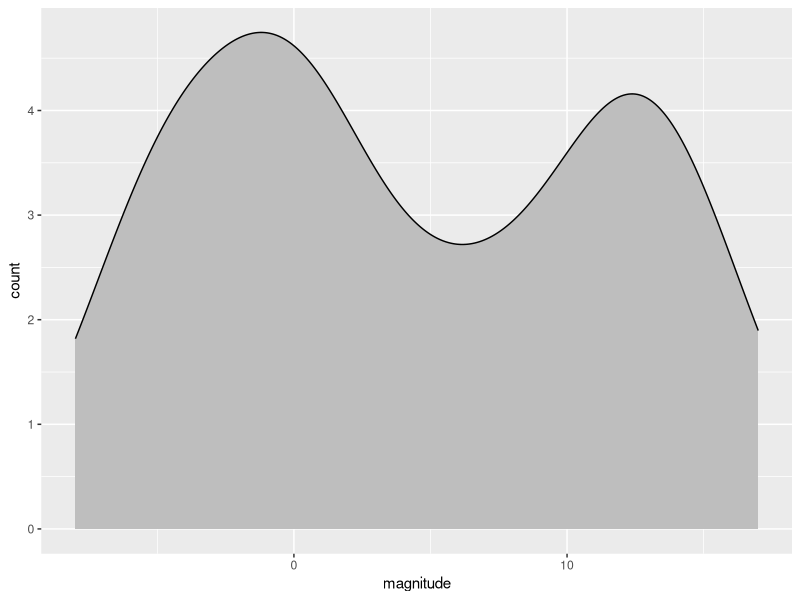
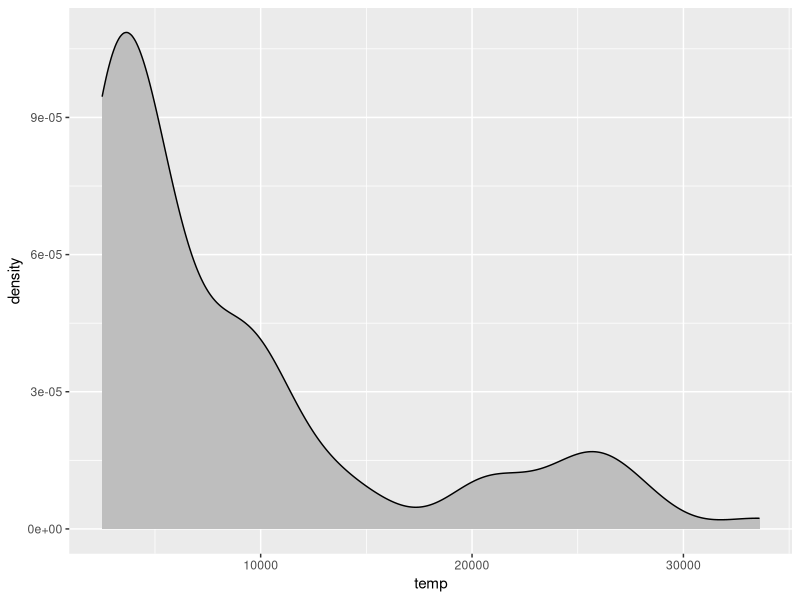
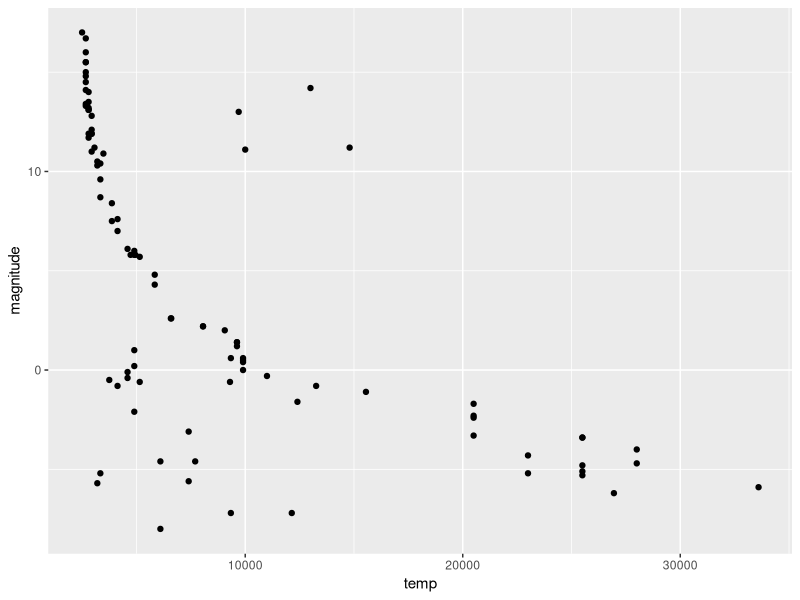
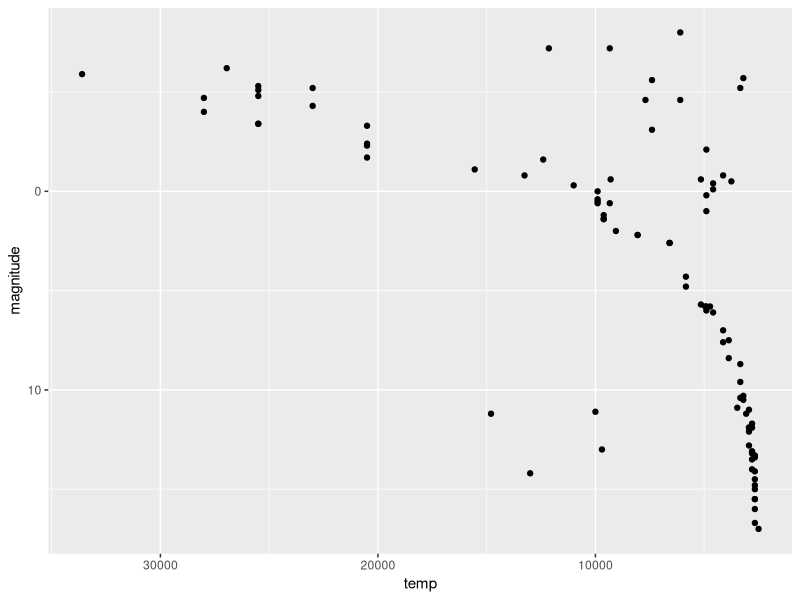

The R script that drew these images, in order: (Note: this script raises an error after producing the figures.)
library(tidyverse)
library(dslabs)

data(stars)
options(digits = 3)   # report 3 significant 

mean(stars$magnitude)
#4.26

sd(stars$magnitude)
#7.35

# distribution of magnitude
stars %>%
  ggplot(aes(magnitude,y=..count..)) +
  geom_density(fill="grey")

#distribution of temperature
stars %>%
  ggplot(aes(temp)) +
  geom_density(fill="grey")

# scatter plot of temperature (X) and magnitude (Y)

stars %>%
  ggplot(aes(temp,magnitude)) +
  geom_point()

# scatter plot of temperature (X) and magnitude (Y) with flipped axis

stars %>%
  ggplot(aes(temp,magnitude)) +
  geom_point() +
  scale_y_reverse() +
  scale_x_continuous(trans = "log10") +
  scale_x_reverse()



# The least lumninous star in the sample with a surface temperature over 5000K
stars %>%
  ggplot(aes(temp,magnitude,label=star)) +
  geom_point() +
  geom_text_repel() +
  scale_y_reverse() +
  scale_x_continuous(trans = "log10") 

# Color by star type

stars %>%
  ggplot(aes(temp,magnitude,color=type,label=type)) +
  geom_point() +
  geom_text_repel() +
  scale_y_reverse() +
  scale_x_continuous(trans = "log10") +
  scale_x_reverse()

# G type

stars %>%
  filter(type=="G") %>%
  ggplot(aes(temp,magnitude,color=type)) +
  geom_point() +
  scale_y_reverse() +
  scale_x_continuous(trans = "log10")
